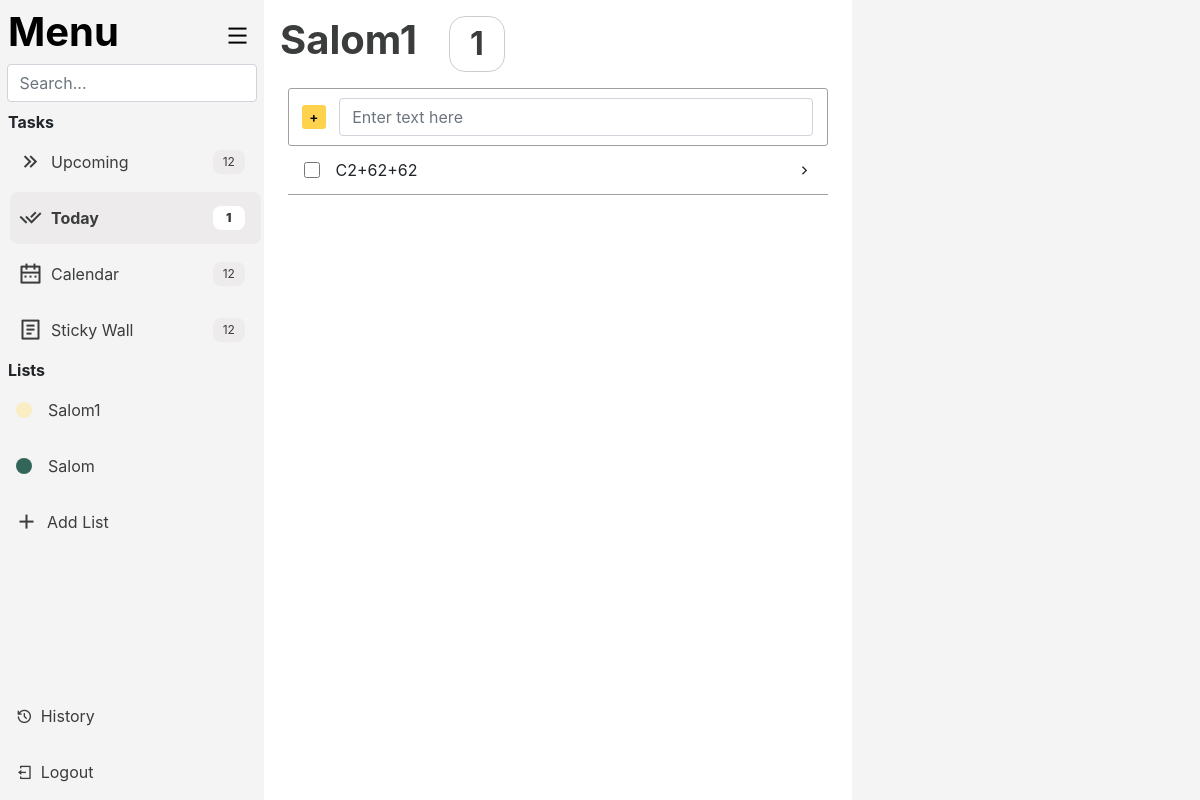
The page /noter/lists/71/ (signed in) on the database as committed earlier.
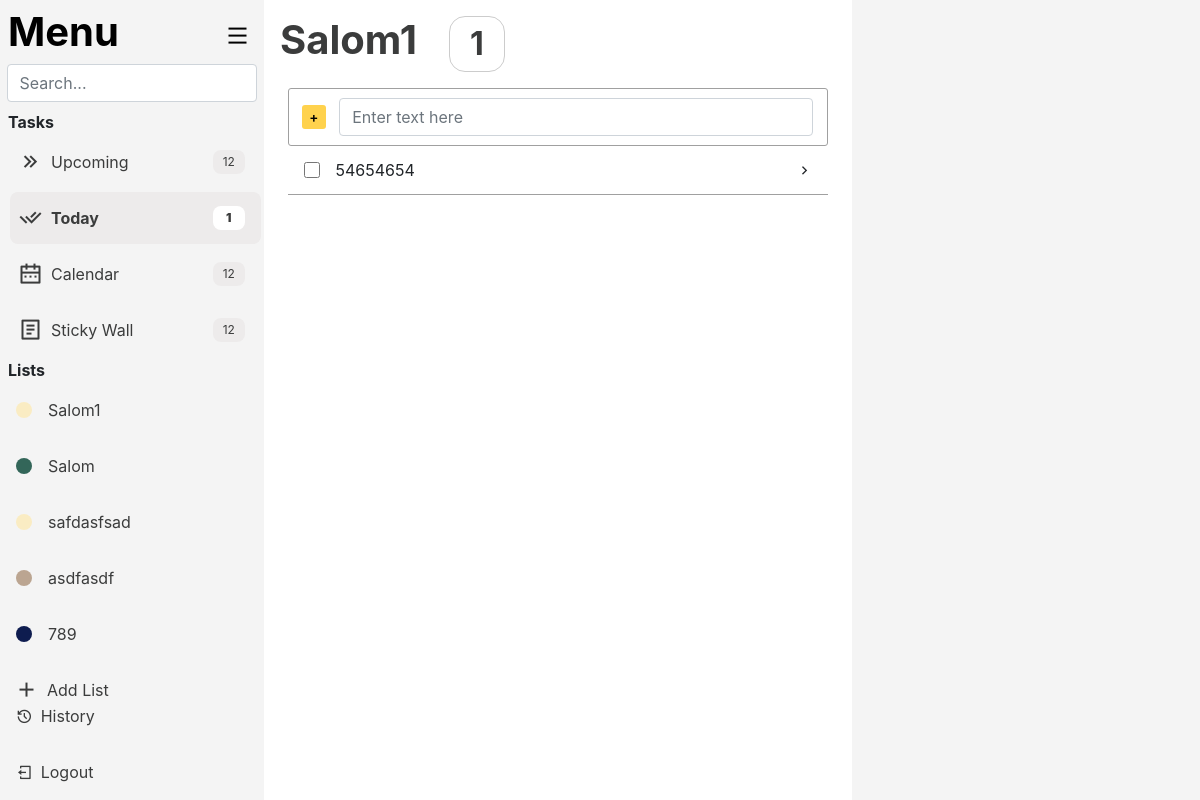
The same page on the database as committed later.
### noter/models.py (models this page shows, shortened)
class List(models.Model):
    name = models.CharField(max_length=15)
    color = models.CharField(max_length=15, default='default')
    user = models.ForeignKey(CustomUser, on_delete=models.CASCADE, related_name='lists', default=1)
    def __str__(self):
        return self.name

class Note(models.Model):
    title = models.CharField(max_length=100, null=False, blank=False)
    description = models.TextField(blank=True, default=None, null=True)
    status = models.BooleanField(default=False)
    created_at = models.CharField(max_length=20)
    start_at = models.DateField(null=True, blank=True)
    end_at = models.DateField(null=True, blank=True)
    deadline = models.DateField(null=True, blank=True)
    list = models.ForeignKey(List, on_delete=models.CASCADE, related_name='notes', null=True, blank=True)
    user = models.ForeignKey(CustomUser, on_delete=models.CASCADE, default=1)

### noter/views.py (the view)
# urls.py: path('lists/<int:list_id>/', views.ShowList, name='lists'),
@login_required
def ShowList(request, list_id):
    name = List.objects.get(id = list_id)
    ulists = List.objects.filter(user = request.user)
    unotes = Note.objects.filter(user = request.user, list = name, status = False)
    done_notes = []
    today = date.today()
    for note in unotes:
        if note.end_at <= today and note.status == False:
            if note.end_at:
                note.end_at = note.end_at.strftime('%Y-%m-%dT%H:%M')
            if note.start_at:
                note.start_at = note.start_at.strftime('%Y-%m-%dT%H:%M')
            if note.deadline:
                note.deadline = note.deadline.strftime('%Y-%m-%dT%H:%M')
            done_notes.append(note)
    number_of_notes = len(done_notes)
    return render(request, 'noter/lists.html', {'done_notes': done_notes, 'name': name,'list_id':list_id, 'lists': ulists, 'number_of_notes': number_of_notes})

### noter/templates/noter/lists.html (shortened to what the changed rows need)
{% extends 'noter/base.html' %}
{% block css %}
    {% load static %}
    <link rel="stylesheet" href="{% static 'noter/css/home.css' %}">
    <link href="https://cdn.jsdelivr.net/npm/remixicon@4.5.0/fonts/remixicon.css" rel="stylesheet"/>
    <link href="https://cdn.jsdelivr.net/npm/bootstrap@4.6.2/dist/css/bootstrap.min.css" rel="stylesheet">
{% endblock %}
{% block content %}
    <div class="main">
        <div class="menu">
            <div class="menu_header">
                <div class="menu_header_header">
                    <a href="{% url 'noter:home' %}" style="text-decoration: none; color: #000000;">
                        <h1><b>Menu</b></h1>
                    </a>
                </div>
            </div>
            <div class="menu_lists">
                <div class="menu_tasks_buttons">
                    <div class="menu_list_button_overflow">
                        {% for list in lists %}
                        <a class="menu_list_button" href="{% url 'noter:lists' list.id %}">
                            <div class="bg-{{list.color}} i"></div>
                            <div class="list_href_text">{{list.name}}</div>
                        </a>
                        {% endfor %}
                    </div>
                </div>
            </div>
        </div>
        <div class="list">
            <div class="list_text">
                <h1><b>{{name}}</b></h1>
            </div>
            <div class="list_main">
                <div class="list_main_notes">
                    {% for note in done_notes %}
                        <div class="click_form_div" data-id="{{ note.id }}">
                            <form action="{% url 'noter:do' note.id list_id %}" method="post" class="list_main_note_form">
                                <div class="list_main_note">
                                    <div class="list_main_note_top">
                                        <div class="list_main_note_checkbox">
                                            <input type="checkbox" id="do_note" onchange="this.form.submit()">
                                        </div>
                                        <div class="list_main_note_text">
                                            {{note.title}}
                                        </div>
                                        <div class="list_main_note_i">
                                            <i class="ri-arrow-right-s-line"></i>
                                        </div>
                                    </div>
                                </div>
                            </form>
                        </div>
                    {% endfor %}
                </div>
            </div>
        </div>
    </div>
{% endblock %}

Rows that differ between the two databases and show on the page:
no longer on this page (row edited): Note: title "C2+62+62"
added List: name "safdasfsad"
added List: name "asdfasdf"
added List: name "789"
added Note: title "54654654"
